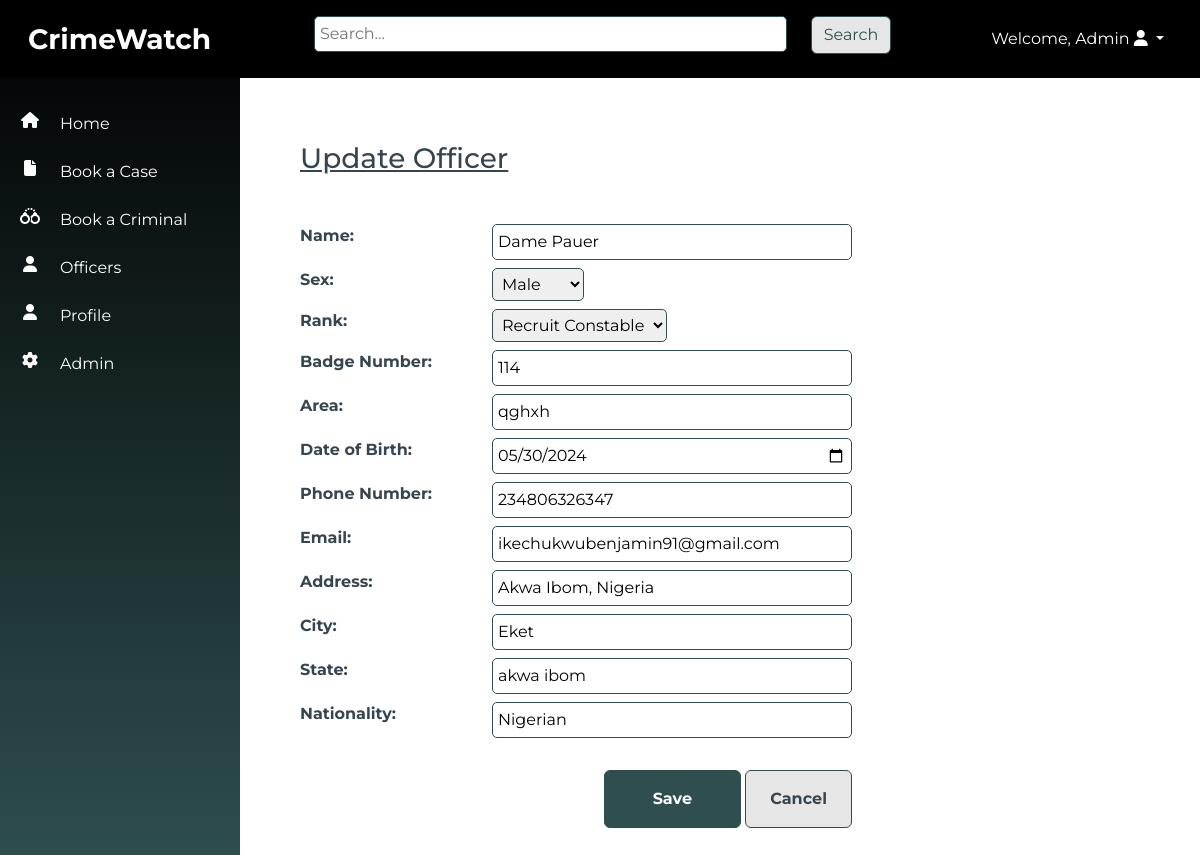
Screenshot of /officers/update/3/ (signed in) with the database file from the repository.
### officers/models.py (models this page shows, shortened)
class Officer(models.Model):
    SEX_CHOICES = [
        ('male', 'Male'),
        ('female', 'Female'),
    ]
    RANK_CHOICES = [
        ('Recruit Constable', 'Recruit Constable'),
        ('Constable', 'Constable'),
        ('Corporal', 'Corporal'),
        ('Sergeant', 'Sergeant'),
        ('Sergeant Major', 'Major'),
        ('Inspector', 'Inspector'),
    ]
    DUTY_STATUS = [
        ('On Duty', 'On Duty'),
        ('Off Duty', 'Off Duty'),
    ]
    name = models.CharField(max_length=100)
    sex = models.CharField(max_length=10, choices=SEX_CHOICES, default="Male")
    rank = models.CharField(max_length=100, choices=RANK_CHOICES, blank=True)
    badge_number = models.IntegerField(unique=True)
    area = models.CharField(max_length=100)
    date_of_birth = models.DateField()
    phone_number = models.CharField(max_length=100)
    email = models.EmailField(unique=True)
    address = models.CharField(max_length=255)
    city = models.CharField(max_length=100)
    state = models.CharField(max_length=100)
    nationality = models.CharField(max_length=255, default="Nigerian")
    duty_status = models.CharField(max_length=10, choices=DUTY_STATUS, default="On Duty")

### officers/views.py (the view)
# urls.py: path('update/<int:pk>/', views.officer_update, name='officer_update'),
@login_required
def officer_update(request, pk):
    officer = get_object_or_404(Officer, pk=pk)
    if request.method == 'POST':
        form = OfficerForm(request.POST, instance=officer)
        if form.is_valid():
            form.save()
            return redirect('officer_list')
    else:
        form = OfficerForm(instance=officer)
    return render(request, 'officer_form.html', {'form': form})

### officers/forms.py
class OfficerForm(forms.ModelForm):
    class Meta:
        model = Officer
        fields = '__all__'
        widgets = {
            'date_of_birth': forms.DateInput(attrs={'type': 'date'}),
            'date_of_appointment': forms.DateInput(attrs={'type': 'date'}),
            'time_of_appointment': forms.TimeInput(attrs={'type': 'time'}),
        }

### officers/templates/officer_form.html (shortened to what this page needs)
{% extends 'base.html' %}
{% block content %}
<div class="container-fluid p-5">
    <h1 class="fs-3 mb-3 text-decoration-underline">{{ form.instance.pk|yesno:"Update Officer, Create Officer" }}</h1>
    <form method="post" enctype="multipart/form-data" class="needs-validation mt-5">
        <div class="row">
            <div class="col-8">
                <div class="row mb-2 align-items-start">
                    <div class="col-md-5 col-lg-4">
                        <label class="form-label fw-bold" for="id_name">Name:</label>
                    </div>
                    <div class="col-md-7 col-lg-8 rounded-top">
                        {{ form.name }}
                    </div>
                </div>
                <div class="row mb-2 align-items-start">
                    <div class="col-md-5 col-lg-4">
                        <label class="form-label fw-bold" for="id_sex">Sex:</label>
                    </div>
                    <div class="col-md-7 col-lg-8 rounded-top">
                        {{ form.sex }}
                    </div>
                </div>
                <div class="row mb-2 align-items-start">
                    <div class="col-md-5 col-lg-4">
                        <label class="form-label fw-bold" for="id_rank">Rank:</label>
                    </div>
                    <div class="col-md-7 col-lg-8 rounded-top">
                        {{ form.rank }}
                    </div>
                </div>
                <div class="row mb-2 align-items-start">
                    <div class="col-md-5 col-lg-4">
                        <label class="form-label fw-bold" for="id_badge_number">Badge Number:</label>
                    </div>
                    <div class="col-md-7 col-lg-8 rounded-top">
                        {{ form.badge_number }}
                    </div>
                </div>
                <div class="row mb-2 align-items-start">
                    <div class="col-md-5 col-lg-4">
                        <label class="form-label fw-bold" for="id_area">Area:</label>
                    </div>
                    <div class="col-md-7 col-lg-8 rounded-top">
                        {{ form.area }}
                    </div>
                </div>
                <div class="row mb-2 align-items-start">
                    <div class="col-md-5 col-lg-4">
                        <label class="form-label fw-bold" for="id_date_of_birth">Date of Birth:</label>
                    </div>
                    <div class="col-md-7 col-lg-8 rounded-top">
                        {{ form.date_of_birth}}
                    </div>
                </div>
                <div class="row mb-2">
                    <div class="col-md-5 col-lg-4">
                        <label class="form-label fw-bold" for="id_phone_number">Phone Number:</label>
                    </div>
                    <div class="col-md-7 col-lg-8 ">
                        {{ form.phone_number }}
                    </div>
                </div>
                <div class="row mb-2">
                    <div class="col-md-5 col-lg-4">
                        <label class="form-label fw-bold" for="id_email">Email:</label>
                    </div>
                    <div class="col-md-7 col-lg-8 ">
                        {{ form.email }}
                    </div>
                </div>
                <div class="row mb-2">
                    <div class="col-md-5 col-lg-4">
                        <label class="form-label fw-bold" for="id_address">Address:</label>
                    </div>
                    <div class="col-md-7 col-lg-8 ">
                        {{ form.address }}
                    </div>
                </div>
                <div class="row mb-2">
                    <div class="col-md-5 col-lg-4">
                        <label class="form-label fw-bold" for="id_city">City:</label>
                    </div>
                    <div class="col-md-7 col-lg-8 ">
                        {{ form.city }}
                    </div>
                </div>
                <div class="row mb-2">
                    <div class="col-md-5 col-lg-4">
                        <label class="form-label fw-bold" for="id_state">State:</label>
                    </div>
                    <div class="col-md-7 col-lg-8 ">
                        {{ form.state }}
                    </div>
                </div>
                <div class="row mb-2">
                    <div class="col-md-5 col-lg-4">
                        <label class="form-label fw-bold" for="id_nationality">Nationality:</label>
                    </div>
                    <div class="col-md-7 col-lg-8 ">
                        {{ form.nationality }}
                    </div>
                </div>
                <div class="float-end mt-4 " role="group" aria-label="Basic example">
                    <button type="submit" class="btn btn-primary p-3 px-5 fw-bold">Save</button>
                    <a href="{% url 'officer_list' %}" class="btn btn-gray p-3 px-4 fw-bold">Cancel</a>
                  </div>
            </div>
        </div>
    </form>
</div>
 {% endblock %}

### templates/base.html (shortened to what this page needs)
<!DOCTYPE html>
<html lang="en">
<head>
    <link rel="stylesheet" href="https://cdnjs.cloudflare.com/ajax/libs/font-awesome/6.5.2/css/all.min.css">
    {% load static %}
    <link rel="stylesheet" type="text/css" href="{% static 'src/styles.css' %}">
    <link href="https://cdn.jsdelivr.net/npm/bootstrap@5.3.3/dist/css/bootstrap.min.css" rel="stylesheet">
</head>
<body>
    <nav class="navbar navbar-expand-sm navbar-dark p-3">
        <div class="container-fluid">
            <div class="col-md-3"><a class="navbar-brand fs-3 fw-bold" href="{% url 'home' %}">CrimeWatch</a></div>
            <div class="col-md-6 d-none d-sm-block">
              <form method="get" action="{% url 'search_results' %}">
                <div class="row mb-2 align-items-start">
                  <div class="col-md-10">
                    <input type="text" name="q" placeholder="Search...">
                  </div>
                  <div class="col-md-2 rounded-top">
                    <button type="submit" class="btn btn-gray">Search</button>
                  </div>
              </div>
            </form>
          </div>
                <div class="col-md-3 d-none d-sm-block float-end">
                  {% if user.is_authenticated %}
                  <ul class="navbar-nav ml-3 justify-content-end">
                  <li class="dropdown nav-item">
                      <a href="#" class="dropdown-toggle nav-link text-white text-capitalize" data-bs-toggle="dropdown">Welcome, {{ user.username }} <i class="fa fa-user"></i> <b class="caret"></b></a>
                  </li></ul>
                  {% else %}
                  <li><a href="{% url 'login' %}">Login</a></li>
                  {% endif %}
          </div>
        </div>
      </nav>
    <div class="container-fluid">
        <div class="row">
        <div class="vert-bar d-none d-sm-block">
            <ul class="navbar-nav">
              <li class="nav-item my-1  py-2 row align-items-start">
                <i class="col-3 fa fa-house text-center"></i>
                <a class="col-9 nav-link p-0 m-0" href="{% url 'home' %}">Home</a>
              </li>
              <li class="nav-item my-1  py-2 row align-items-start">
                <i class="col-3 fa fa-file text-center"></i>
                <a class="col-9 nav-link p-0 m-0" href="{% url 'case_create' %}">Book a Case</a>
              </li>
              <li class="nav-item my-1  py-2 row align-items-start">
                <i class="col-3 fa fa-handcuffs text-center"></i>
                <a class="col-9 nav-link p-0 m-0" href="{% url 'criminal_create' %}">Book a Criminal</a>
              </li>
              <li class="nav-item my-1 py-2 row align-items-start">
                <i class="col-3 fa fa-user text-center"></i>
                <a class="col-9 nav-link p-0 m-0" href="{% url 'officer_list' %}">Officers</a>
              </li>
              <li class="nav-item my-1 py-2 row align-items-start">
                <i class="col-3 fa fa-user text-center"></i>
                <a class="col-9 nav-link p-0 m-0" href="{% url 'profile' %}">Profile</a>
              </li>
              <li class="nav-item my-1 py-2 row align-items-start">
                <i class="col-3 fa fa-gear text-center"></i>
                <a class="col-9 nav-link p-0 m-0" href="{% url 'admin:index' %}">Admin</a>
              </li>
              </ul>
        </div>
        <div class="content pt-3">
            {% block content %}{% endblock %}
        </div>
        </div>
    </div>
</body>
</html>

### static/src/styles.css (style rules this page uses)
body { font-family: 'Montserrat', sans-serif !important; color: var(--charcoal) !important; }
:root { --dark-slate-gray:#2F4F4F; --dark-khaki: #BDB76B; --crimson-red: #DC143C; --ivory: ##FFFFF0; --charcoal: #36454F; --dim-gray: #696969; --orange: #FFa500 }
.navbar { background:black; color: var(--dark-slate-gray) !important; z-index: 2; }
.btn-primary { background-color: var(--dark-slate-gray) !important; border-color: var(--dark-slate-gray) !important; }
.btn-gray { background-color: #e6e6e6 !important; color: var(--ivory) !important; border-color: var(--dark-slate-gray) !important; }
.vert-bar { background-image: linear-gradient(180deg, black, var(--dark-slate-gray)) !important; position: fixed; top: 0; left: 0; z-index: 1; padding-top: 100px !important; width: 20% !important; height: 100%; color: white; padding: 20px 0; overflow-x: hidden; }
input[type="text"], input[type="number"], input[type="email"], input[type="date"], textarea { width:100%; border-radius: 5px; border: solid 1px #2F4F4F; padding:5px; }
select { border-radius: 5px !important; border: solid 1px #2F4F4F; padding:5px !important; }
.content { width:80% !important; margin: auto 0 0 20%; }

### rows the page displays
Officer: instance.pk "Update Officer", name "Dame Pauer", sex "Male", rank "Recruit Constable", badge_number "114", area "qghxh", date_of_birth "05/30/2024", phone_number "234806326347", email "ikechukwubenjamin91@gmail.com", address "Akwa Ibom, Nigeria", city "Eket", state "akwa ibom", nationality "Nigerian"

### other values shown
{{ user.username }} "Admin"
